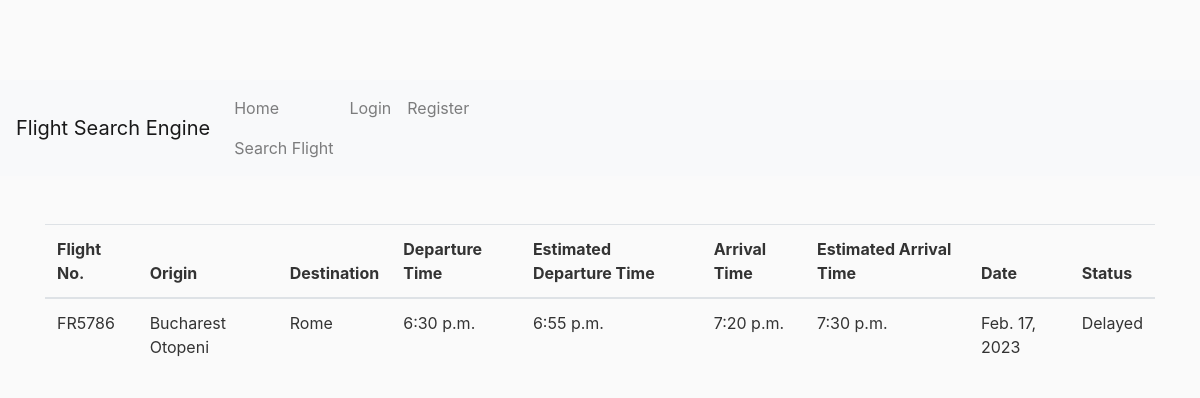
The page / on the database its author committed.
### airport/models.py (models this page shows)
class Schedule(models.Model):
    flight_number = models.CharField(max_length=100, unique=True)
    origin = models.CharField(max_length=100)
    destination = models.CharField(max_length=100)
    departure_time = models.TimeField()
    estimated_departure = models.TimeField()
    arrival_time = models.TimeField()
    estimated_arrival = models.TimeField()
    day = models.DateField()
    status = models.CharField(max_length=100)

### airport/views.py (the view)
# urls.py: path('', views.schedule_view, name = 'home'),
def schedule_view(request):
    context = {
        'schedule' : Schedule.objects.all().order_by('departure_time')
    }
    return render(request, 'airport/home.html', context)

### airport/templates/airport/home.html (shortened to what this page needs)
{% extends "airport/base.html" %}
{% block content %}
<table class="table">
  <thead>
    <tr>
      <th scope="col">Flight No.</th>
      <th scope="col">Origin</th>
        <th scope="col">Destination</th>
      <th scope="col">Departure Time</th>
        <th scope="col">Estimated Departure Time</th>
      <th scope="col">Arrival Time</th>
        <th scope="col">Estimated Arrival Time</th>
        <th scope="col">Date</th>
        <th scope="col">Status</th>
    </tr>
  </thead>
  <tbody>
    <tr>
   {% for class_schedule in schedule %}
    <tr>
      <td>{{ class_schedule.flight_number }}</td>
      <td>{{ class_schedule.origin }}</td>
        <td>{{ class_schedule.destination }}</td>
      <td>{{ class_schedule.departure_time }}</td>
        <td>{{ class_schedule.estimated_departure }}</td>
        <td>{{ class_schedule.arrival_time }}</td>
      <td>{{ class_schedule.estimated_arrival }}</td>
      <td>{{ class_schedule.day}}</td>
        <td>{{ class_schedule.status}}</td>
    </tr>
    {% endfor %}
  </tbody>
</table>
{% endblock content %}

### airport/static/main.css (style rules this page uses)
body { background: #fafafa; color: #333333; margin-top: 5rem; }

### rows shown on the page
Schedule: flight_number "FR5786", origin "Bucharest Otopeni", destination "Rome", departure_time "6:30 p.m.", estimated_departure "6:55 p.m.", arrival_time "7:20 p.m.", estimated_arrival "7:30 p.m.", day "Feb. 17, 2023", status "Delayed"
